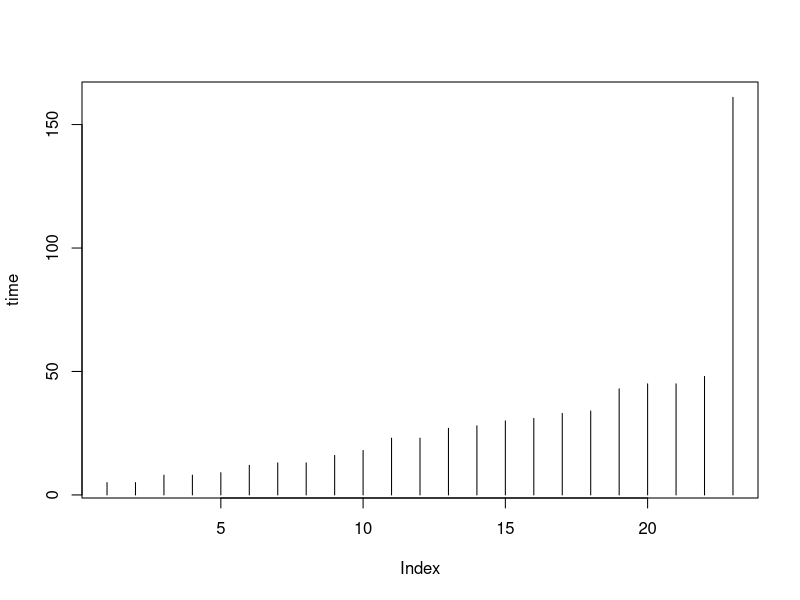
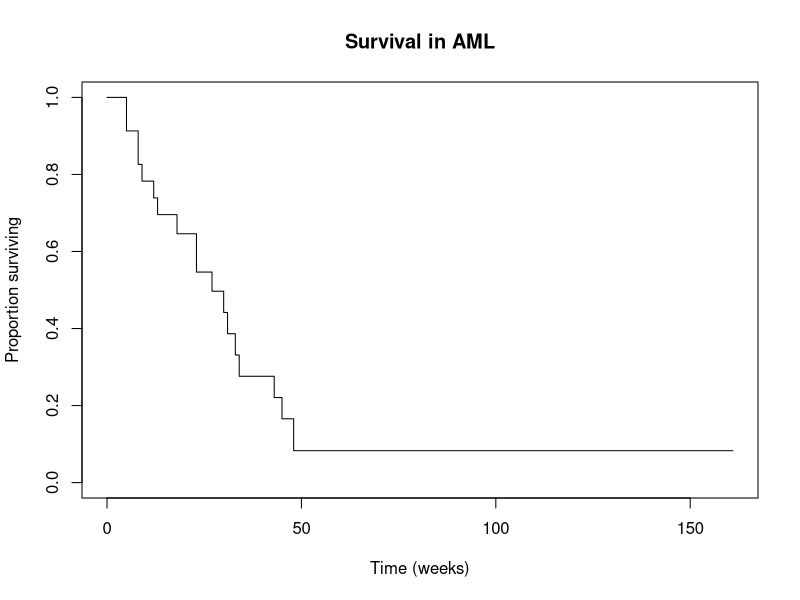
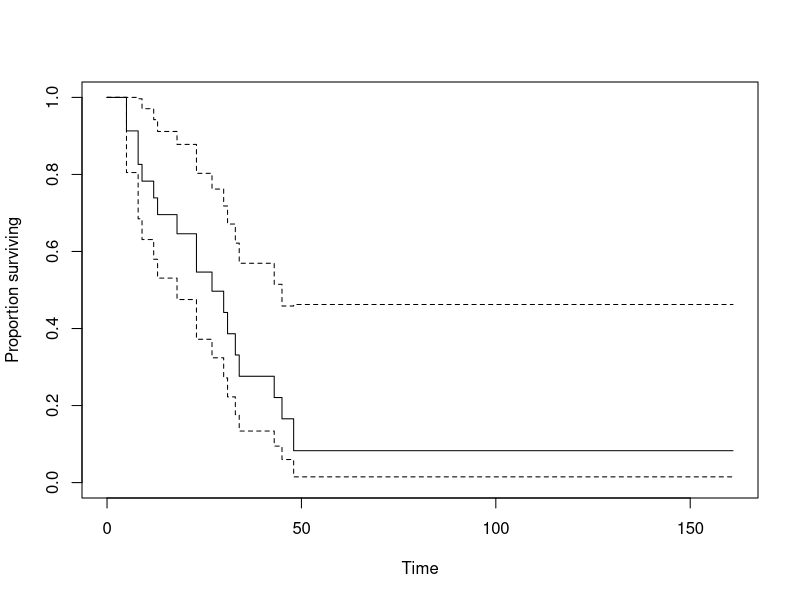
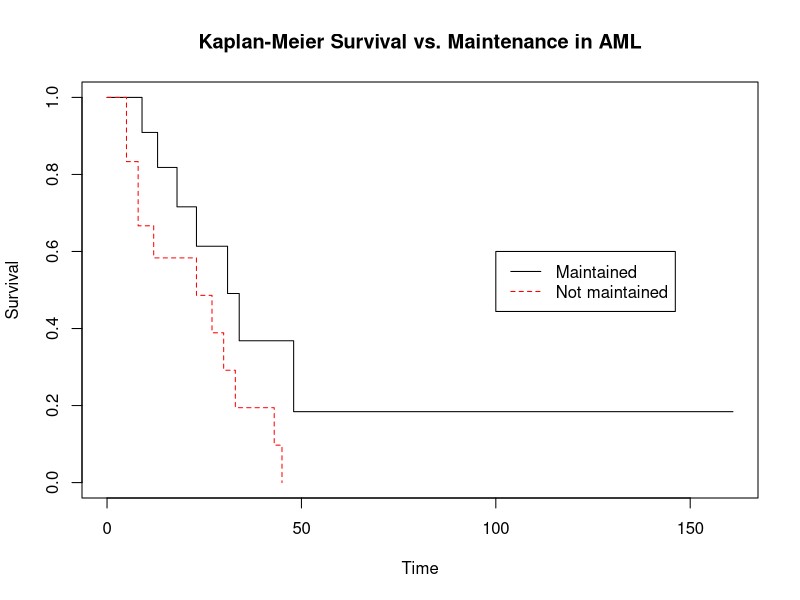
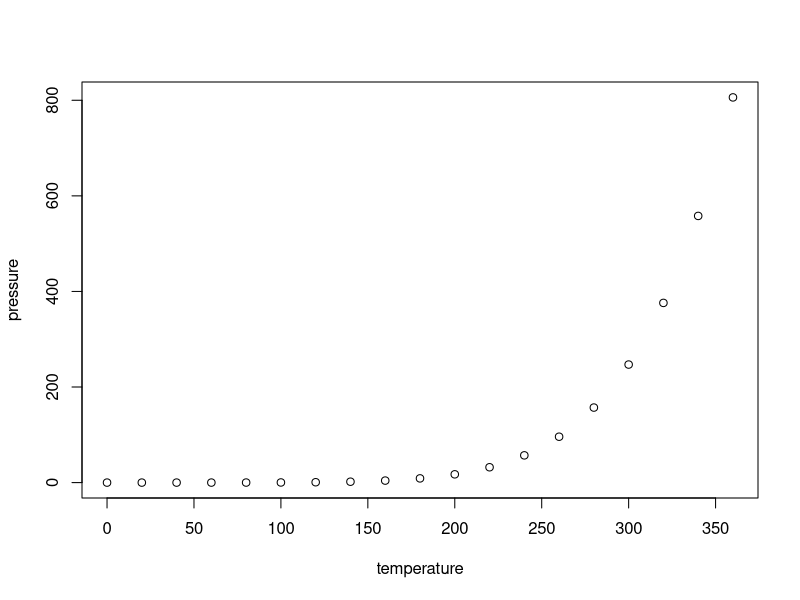

The R source for these figures, in order:
## ---- chunk 1
knitr::opts_chunk$set(echo = TRUE)

library(survival)
## ---- chunk 2
# sort the aml data by time
aml <- aml[order(aml$time),]

aml
# Create graph of length of time that each subject was in the study
with(aml, plot(time, type="h"))

# Create the life table survival object for aml
aml.survfit <- survfit(Surv(time, status == 1) ~ 1, data=aml)

# Plot the Kaplan-Meier curve for aml. Don't print the confidence interval.
plot(aml.survfit, xlab = "Time (weeks)", ylab="Proportion surviving", conf.int=FALSE, main="Survival in AML")

summary(aml.survfit)

# Kaplan-Meier curve for aml with the confidence bounds. 
# By default, R includes the confidence interval. 
plot(aml.survfit, xlab = "Time", ylab="Proportion surviving")

# Create aml life tables and KM plots broken out by treatment (x,  "Maintained" vs. "Not maintained")
surv.by.aml.rx <- survfit(Surv(time, status == 1) ~ x, data = aml)

summary(surv.by.aml.rx)

# Plot KM 
plot(surv.by.aml.rx, xlab = "Time", ylab="Survival",col=c("black", "red"), lty = 1:2, main="Kaplan-Meier Survival vs. Maintenance in AML")

# Add legend
legend(100, .6, c("Maintained", "Not maintained"), lty = 1:2, col=c("black", "red"))

# Perform the log rank test using the R function survdiff().

surv.diff.aml <- survdiff(Surv(time, status == 1) ~ x, data=aml)

surv.diff.aml

# Cox Proportional Hazards regression
coxph.x <- coxph(Surv(time, status == 1) ~ x, data = aml)

summary(coxph.x)

# Test of proportional hazards assumption

cox.zph(coxph.x)
## ---- chunk 3
plot(pressure)
